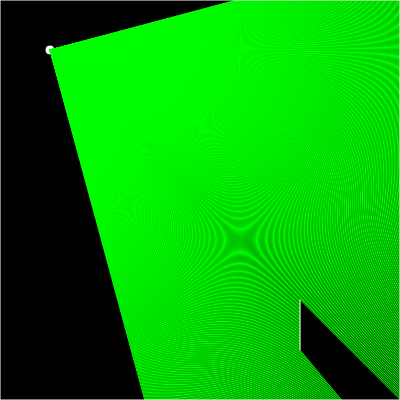
Frame 1 (no input)
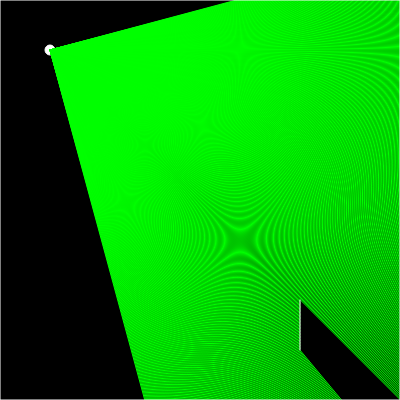
Frame 60 (no input)
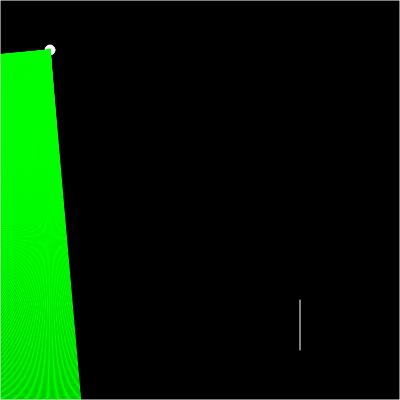
Frame 120 (the mouse pressed at the canvas centre since frame 60)

The p5.js sketch that drew these frames (run headless with seeded random() and noise() and a simulated clock; from frame 60 on, the mouse is pressed at the canvas centre):

// p5.js sketch
// ── sketch.js
// For it to run you need a local server (check: https://github.com/processing/p5.js/wiki/Local-server)

let oldMouseX;



let bounds=[];
let ray;
let player;
function setup() {
  // put setup code here
  createCanvas(400, 400);
  bounds.push(new Boundary(300,300,300,350));
  // bounds.push(new Boundary(0,0,0,height));
  // bounds.push(new Boundary(0,0,width,0));
  // bounds.push(new Boundary(width,height,width,0));
  // bounds.push(new Boundary(width,height,0,height));
  bounds=bounds.concat(new Box(0,0,width,height).bounds)
  player=new Player(50,50,600,30,90);
  
  //ray=new Ray(100,300,100,150);
  oldMouseX=mouseX;
}
function draw() {
  background(0);
  
  player.show(bounds);
  player.checkInputs();
  bounds.forEach(bound => {
    bound.show();
  });
  oldMouseX=mouseX;
  
}
// ── boundary.js
class Boundary{
  //simple line
    constructor(x1,y1,x2,y2){
      this.a=createVector(x1,y1);
      this.b=createVector(x2,y2);
    }
    show(){
      stroke(255);
      push();
      
      line(this.a.x,this.a.y,this.b.x,this.b.y);
      pop();
    }
  }
class Box{
    //made of 4 lines
    constructor(topLeftX,topLeftY,bottomRightX,bottomRightY){
        this.bounds=[];
        this.bounds.push(new Boundary(topLeftX,topLeftY,topLeftX,bottomRightY));
        this.bounds.push(new Boundary(topLeftX,topLeftY,bottomRightX,topLeftY));
        this.bounds.push(new Boundary(bottomRightX,bottomRightY,bottomRightX,topLeftY));
        this.bounds.push(new Boundary(bottomRightX,bottomRightY,topLeftX,bottomRightY));
    }
    show(){
     this.bounds.forEach(bound=>{
         bound.show();
     });   
    }
}
// ── player.js
class Player{
    //starting position, angle in degrees
    //how many rays to render, FOV of camera in degrees
    constructor(playerX,playerY,rayCount,headAngle,FOVAngle){
      this.position=createVector(playerX,playerY);
      this.rayCount=rayCount;
      this.headAngle=headAngle;
      this.FOVAngle=FOVAngle;
      this.rays=[];
      this.oldMouseX=mouseX;
  
    }
    show(bounds){
      push();
      fill(255);
      translate(this.position.x,this.position.y);
      ellipse(0,0, 10);
      const headNormal=createVector(cos(radians(this.headAngle)),sin(radians(this.headAngle))).normalize();
      line(0,0,headNormal.x,headNormal.y);
      pop();
      this.rays=[];
      const angleDiff=this.FOVAngle/(this.rayCount-1);
      for(var i=-this.FOVAngle/2;i<=this.FOVAngle/2;i+=angleDiff)
      {
        this.rays.push(new Ray(this.position.x,this.position.y,radians(i+this.headAngle)));
      }
      this.showRays(bounds);
    }
    showRays(bounds){
      push();
      stroke(0,255,0);
      this.rays.forEach(ray=>{
        const minDistPoint=ray.findFirstCollision(bounds);
        if(minDistPoint)
          line(this.position.x,this.position.y,minDistPoint.x,minDistPoint.y);
      });
      pop();
    }
    
    checkInputs(){
      const turnspeed=1;
      const walkSpeed=1;
      const mouseMove=mouseX-this.oldMouseX;
      this.headAngle=this.headAngle+mouseMove/2;
      if(keyIsDown(LEFT_ARROW))
      {
        this.headAngle-=turnspeed;
      }
      if(keyIsDown(RIGHT_ARROW))
      {
        this.headAngle+=turnspeed;
      }
      if(keyIsDown(87))
      {
        const moveVec=createVector(cos(radians(this.headAngle)),sin(radians(this.headAngle))).normalize();
        moveVec.x*=walkSpeed;
        moveVec.y*=walkSpeed;      
        this.position.x+=moveVec.x;
        this.position.y+=moveVec.y;
        console.log("W");
      }
      if(keyIsDown(83))
      {
        const moveVec=createVector(cos(radians(this.headAngle)),sin(radians(this.headAngle))).normalize();
        moveVec.x*=walkSpeed;
        moveVec.y*=walkSpeed;
        this.position.x-=moveVec.x;
        this.position.y-=moveVec.y;
        console.log("S");
      }
      if(keyIsDown(68))
      {
        const moveVec=createVector(cos(radians(this.headAngle+90)),sin(radians(this.headAngle+90))).normalize();
        moveVec.x*=walkSpeed;
        moveVec.y*=walkSpeed;
        this.position.x+=moveVec.x;
        this.position.y+=moveVec.y;
        console.log("D");
      }
      if(keyIsDown(65))
      {
        const moveVec=createVector(cos(radians(this.headAngle+90)),sin(radians(this.headAngle+90))).normalize();
        moveVec.x*=walkSpeed;
        moveVec.y*=walkSpeed;
        this.position.x-=moveVec.x;
        this.position.y-=moveVec.y;
        console.log("A");
      }
      this.oldMouseX=mouseX;
    }
  }
// ── ray.js
class Ray{
    // constructor(originX,originY,dirX,dirY){
    //   this.point=createVector(originX,originY);
    //   this.rayVector=createVector(dirX,dirY);
    //   this.rayVector.normalize();
    // }
  
    //angle in radian!!
    constructor(originX,originY,angle){
      this.point=createVector(originX,originY);
      this.rayVector=createVector(cos(angle),sin(angle));
      this.rayVector.normalize();
    }
    lookAt(targX,targY){
      this.rayVector=createVector(targX-this.point.x,targY-this.point.y);
      this.rayVector.normalize();
    }
    setRawDir(dirX,dirY){
      this.rayVector=createVector(dirX,dirY);
      this.rayVector.normalize();
    }
    show(){
      push();
      stroke(255);
      translate(this.point.x, this.point.y);
      line(0,0,this.rayVector.x*100,this.rayVector.y*100);
      pop();
    }
    cast(wall){
      //wikipedia line line intersection https://en.wikipedia.org/wiki/Line–line_intersection
      const x1=wall.a.x;
      const x2=wall.b.x;
      const y1=wall.a.y;
      const y2=wall.b.y;
  
      const x3=this.point.x;
      const x4=this.point.x+this.rayVector.x;
      const y3=this.point.y;
      const y4=this.point.y+this.rayVector.y;
      const den=(x1-x2)*(y3-y4)-(y1-y2)*(x3-x4);
      if(den==0)
        return;
      const tnum=(x1-x3)*(y3-y4)-(y1-y3)*(x3-x4);
      const t= tnum/den;
      const unum=  -(x1-x2)*(y1-y3)+(y1-y2)*(x1-x3);
      const u=unum/den;
      if(t>0&&t<1&&u>0)
      {
        const resPoint=createVector();
        
          const x= x1+t*(x2-x1);
          const y=y1+t*(y2-y1);
          resPoint.x=x;
          resPoint.y=y;
          return resPoint;
      }
      else{
        return;
      }
    }
    findFirstCollision(bounds){
        var minDistPoint;
        var minDist=1000000;
        for(let bound of bounds){    
          const point=this.cast(bound);
          if(!point)
            continue;

          if(point.dist(this.point)<minDist)
          {
            minDist=point.dist(this.point);
            minDistPoint=point;
          }
        }
       return minDistPoint;
    }
  }
